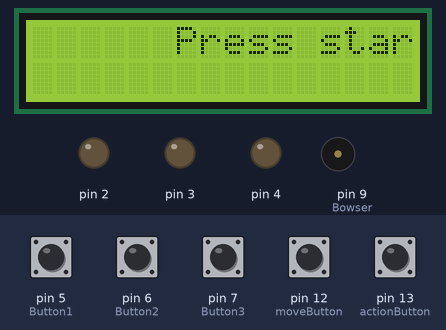
This sketch was run on a simulated Arduino Uno, built with avr-gcc and run on an emulated ATmega328P. Parts: 16×2 character LCD, output pins drawn as LEDs (lit = HIGH), buzzer (waves = sounding). Inputs (shaded band) come from the test bench; at power-on: pin 5 (Button1), pin 6 (Button2), pin 7 (Button3), pin 12 (moveButton), pin 13 (actionButton) LOW. Random numbers use the default seed unless the sketch sets one; what the sketch prints to the serial monitor is not drawn.

Above: at 1.2 s.
1.3 s: pin 13 (actionButton) pulled HIGH for 0.25 s
At 3.4 s:
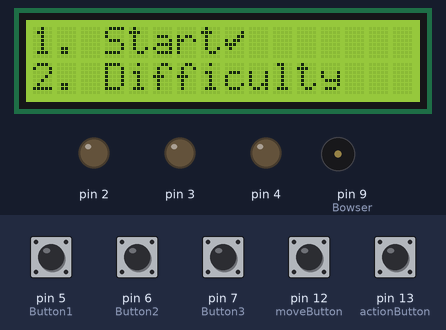
4.1 s: pin 12 (moveButton) pulled HIGH for 0.25 s
At 5.5 s:
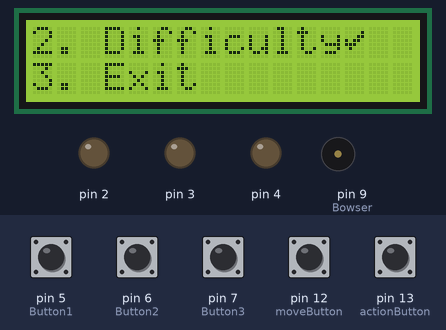
5.8 s: pin 12 (moveButton) pulled HIGH for 1 s
At 7.5 s:
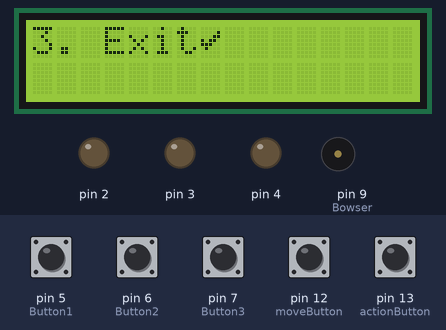
8.3 s: pin 13 (actionButton) pulled HIGH for 3.2 s
At 9.1 s:
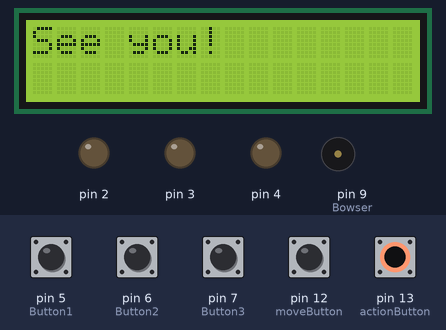
Timing chart, 0 to 13.7 s (numbered marks = the images above; inputs shaded):
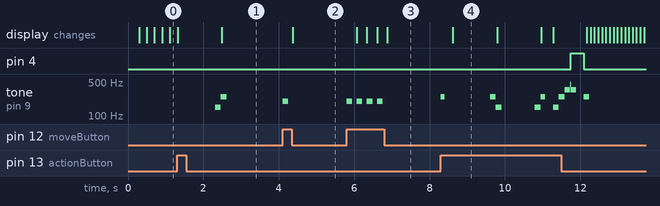

Measured:
- after the input at 1.3 s, tone on pin 9 (Bowser): silent → 150 Hz after 1.0 s, → 250 Hz 0.15 s later, → silent 0.15 s later
- after the input at 4.1 s, tone on pin 9 (Bowser): silent → 200 Hz at once, → silent 0.15 s later; the display: changes after 0.27 s (image 2)
- after the input at 5.8 s, tone on pin 9 (Bowser): alternates 200 Hz for 0.15 s and silent for 0.12 s, 8 changes in all, then stays silent, starting at once; the display: changes after 0.26 s (image 3)
- after the input at 8.3 s, pin 4: LOW → HIGH after 3.4 s, → LOW 0.35 s later; tone on pin 9 (Bowser): plays 250 Hz for 0.10 s, 250 Hz for 0.15 s, 150 Hz for 0.15 s, 150 Hz for 0.15 s, 250 Hz for 0.12 s, 150 Hz for 0.15 s … (11 notes in this stretch), starting at once; the display: changes after 0.31 s (image 4)
- what the display in image 4 shows lasts 1.2 s, from 8.6 s to 9.8 s

The sketch:

simon-says.ino
```cpp
#include <Wire.h>
#include <LiquidCrystal_I2C.h>

LiquidCrystal_I2C* lcd{ nullptr };

constexpr int actionButton = 13;
constexpr int moveButton = 12;
constexpr int Button1 = 5;
constexpr int Button2 = 6;
constexpr int Button3 = 7;
constexpr int Bowser = 9;


constexpr byte Check[8] = {
0b00000,
0b00001,
0b00011,
0b10110,
0b11100,
0b01000,
0b00000,
0b00000
};

String addressToString(byte address);
byte charToByte(char c);
byte stringToByte(const String& str);
String getLcdAddress();
int getPressedMenuButton();

void lcdPrint(const char* message);

void setPins(int first, int last, int mode);
void ejecutar1();
void ejecutar2();
void ejecutar3();

void printMenu(int index);
void printDifficulty(int difficulty);
int chooseDifficulty();

bool executeAction(int index);

void setIdleMessage();
void printWelcome();
void printGoodbye();

void play(int difficulty);

namespace Sound {

  void welcome() {
    tone(Bowser, 150, 150);
    delay(150);
    tone(Bowser, 250, 150);
  }

  void exiting() {
    tone(Bowser, 250, 150);
    delay(150);
    tone(Bowser, 150, 150);
  }

  void game() {
    tone(Bowser, 150, 150);
    delay(150);
    tone(Bowser, 250, 150);
    delay(150);
    tone(Bowser, 350, 150);
    delay(150);
    tone(Bowser, 450, 150);
  }

  void lost() {
    tone(Bowser, 450, 150);
    delay(150);
    tone(Bowser, 350, 150);
    delay(150);
    tone(Bowser, 250, 150);
    delay(150);
    tone(Bowser, 150, 150);
  }

  void chooseAction() { tone(Bowser, 250, 100); }
  void moveMenu() { tone(Bowser, 200, 150); }
  void ledOn() { tone(Bowser, 350, 150); }
  void ledOff() { tone(Bowser, 250, 150); }
}

void setPins(int first, int last, int mode)
{
	for (int led = first; led <= last; ++led)
		pinMode(led, mode);
}

void ejecutar1()
{
  	tone(Bowser, 150, 250);
  	digitalWrite(2, HIGH);
  	digitalWrite(3, LOW);
  	digitalWrite(4, LOW);
  	delay(250);
    digitalWrite(2, LOW);
}

void ejecutar2()
{
  	tone(Bowser, 250, 250);
  	digitalWrite(2, LOW);
  	digitalWrite(3, HIGH);
  	digitalWrite(4, LOW);
 	 delay(250);
    digitalWrite(3, LOW);
}

void ejecutar3()
{
  	tone(Bowser, 350, 250);
  	digitalWrite(2, LOW);
  	digitalWrite(3, LOW);
  	digitalWrite(4, HIGH);
 	 delay(250);
    digitalWrite(4, LOW);
}

void displayScrollingText(const char* text, int seconds);

void setup() {
  Wire.begin();
  Serial.begin(9600);
  while (!Serial);

  const String lcd_address{ getLcdAddress() };

  while (lcd_address == "")
    Serial.println("Error: LCD address not found");

  const byte lcd_byteAddress{ stringToByte(lcd_address) };

  lcd = new LiquidCrystal_I2C{lcd_byteAddress, 16 , 2};

  lcd->init();
  lcd->clear();
  lcd->backlight();

  lcd->createChar(0, Check);

  pinMode(actionButton, INPUT);
  pinMode(moveButton, INPUT);
  setPins(Button1, Button3, INPUT);
  pinMode(Bowser, OUTPUT);
  setPins(2, 4, OUTPUT);

  setIdleMessage();
}

void loop() {
  static int index{ 0 };
  static bool is_on{ false };

  if (!is_on)
    if (getPressedMenuButton() == actionButton) {
      is_on = true;
      printWelcome();
      delay(1000);
      Sound::welcome();
      printMenu(index);
    } else {
      lcd->scrollDisplayRight();
      delay(200);
      return;
    };

  int pressed{ getPressedMenuButton() };
  if (!pressed)
    return;

  switch(pressed) {
    case actionButton:
      Sound::chooseAction();
      delay(300);
      is_on = executeAction(index);
      if (!is_on) {
        index = 0;
        printGoodbye();
        delay(1000);
        Sound::exiting();
        setIdleMessage();
        return;
      }
      printMenu(index);
      return;
      break;
    case moveButton:
      ++index;
      index %= 3;
      Sound::moveMenu();
      delay(250);
      printMenu(index);
      break;
    default:
      break;
  }
}

String addressToString(byte address) {
  char buffer[5];
  snprintf(buffer, sizeof(buffer), "0x%02X", address);
  return String(buffer);
}

byte charToByte(char c) {
  return (c >= '0' && c <= '9') ? c - '0'
    : 10 + c - (c >= 'A' && c <= 'F') ? 'A' : 'a';
}

byte stringToByte(const String& str) {
  int start{ 2 };
  int len{ str.length() };

  byte result{ 0 };

  for (int i{ start }; i < start + 2 && i < len; i++)
    result = result * 16 + charToByte(str[i]);

  return result;
}

String getLcdAddress() {
  Serial.println("Scanning...");

  for (byte address{ 1 }; address < 127; ++address) {
    Wire.beginTransmission(address);
    byte error { Wire.endTransmission() };

    if (!error) {
      Serial.println("I2C device found at address: " + addressToString(address) + "!");
      return addressToString(address);
    }

    if (error == 4)
      Serial.println("Unknown error at address: " + addressToString(address));
  }

  return "";
}

void displayScrollingText(const char* text, int seconds) {
  lcd->clear();
  lcd->setCursor(0,0);
  lcd->print(text);

  delay(2500);

  constexpr int delay_time{ 500 };

  int i{ 0 };

  for (int elapsed_time{ 0 }; elapsed_time < seconds * 1000; [&]() { elapsed_time += delay_time; ++i; }() ) {
    lcd->scrollDisplayRight();
    delay(delay_time);
  }
}

int getPressedMenuButton() {
  if (digitalRead(actionButton))
    return actionButton;

  if (digitalRead(moveButton))
    return moveButton;

  return 0;
}

int getPressedGameButton() {
  if (digitalRead(Button1))
    return Button1;

  if (digitalRead(Button2))
    return Button2;

  if (digitalRead(Button3))
    return Button3;

  return 0;
}

void printMenu(int index) {
  lcd->clear();

  for (int i{ index }; i < index + 2; ++i) {
      lcd->setCursor(0, (index == i) ? 0 : 1);
      lcd->print((i == 0) ? "1. Start" : (i == 1) ? "2. Difficulty" : (i == 2) ? "3. Exit" : "");
      if (index == i) lcd->write(0);
  }
}

void printDifficulty(int difficulty) {
  lcd->clear();
  difficulty = (difficulty <= 0) ? 4 : difficulty;
  for (int i{ difficulty }; i < difficulty + 2; ++i) {
    lcd->setCursor(0, (difficulty == i) ? 0 : 1);
    lcd->print((i == 1) ? "1. Easy" : (i == 2) ? "2. Medium" : (i == 3) ? "3. Hard" : (i == 4) ? "4. Back" : "");
    if (difficulty == i) lcd->write(0);
  }
}

int chooseDifficulty() {
    int difficulty{ 1 };
    printDifficulty(difficulty);

    while (true) {
      int pressed{ getPressedMenuButton() };

      if (!pressed)
        continue;

      switch(pressed) {
        case actionButton:
          Sound::chooseAction();
          delay(300);
          return difficulty;
          break;
        case moveButton:
          ++difficulty;
          difficulty %= 4;
          printDifficulty(difficulty);
          Sound::moveMenu();
          delay(250);
          break;
      }
    }

    return 0;
}

bool executeAction(int index) {
  static int difficulty{ 1 };

  if (index == 2)
    return false;

  switch (index) {
    case 0:
      play(difficulty);
      break;
    case 1:
      int temp = chooseDifficulty();
      if (temp)
        difficulty = temp;
      break;
    default:
      break;
  }

  return true;
}

void setIdleMessage() {
  lcd->clear();
  lcd->setCursor(0, 0);
  lcd->print("Press start to play!");
}

void printWelcome() {
  lcd->clear();
  lcd->setCursor(0, 0);
  lcd->print("Welcome!");
}

void printGoodbye() {
  lcd->clear();
  lcd->setCursor(0, 0);
  lcd->print("See you!");
}

void playLed(int led, int reactionTime) {
  digitalWrite(led, HIGH);
  Sound::ledOn();
  delay(reactionTime);
  digitalWrite(led, LOW);
  Sound::ledOff();
}

void play(int difficulty) {
  randomSeed(A0);
  lcd->clear();
  lcd->print("playing...");
  Sound::game();
  int count = 0;
  int randomLed = -1;

  int reactionTime = (difficulty == 3) ? 200 : (difficulty == 2) ? 250 : 350;
  int times = 0;

  while (true) {
    if (getPressedMenuButton() == actionButton) {
      Sound::exiting();
      return;
    }

    int pressed = getPressedGameButton();

    ++count;

    if (count % 10 == 0) {
      lcd->scrollDisplayRight();
    }

    delay(10);

    if (randomLed == -1) {
      randomLed = random(0, 3);
      playLed(2 + randomLed, reactionTime);
    }

    if (!pressed)
      continue;

    if (pressed - Button1 == randomLed) {
      randomLed = -1;
      Sound::ledOn();
      delay(reactionTime);
      ++times;
    } else {
      lcd->clear();
      Sound::lost();
      displayScrollingText("Game Over", 2);
      lcd->clear();
      lcd->setCursor(0, 0);
      Sound::moveMenu();
      lcd->print("leds were on");
      lcd->setCursor(0, 1);
      lcd->print(String(times) + " times total");
      delay(2000);
      return;
    }
  }
}
```
